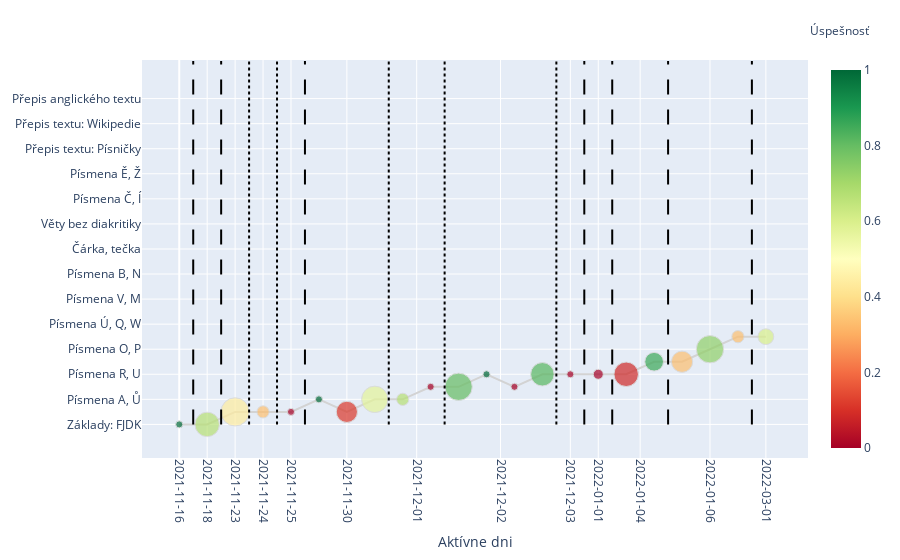

The cell this chart's notebook holds for it:
### Code cell
f= create_grouped_exercise_user_activity_plotly(valid_final_logs, 30866947, exercise_to_group_dict, exercise_groups)
f.write_html("../interaktivne_viz/riesi_vela_uloh_sady.html")

### Figure 1 — Plotly figure (JSON) as saved in the notebook; plotly's stock layout.template omitted (floating-point values rounded to 4 significant figures)
{"data": [{"hovertemplate": "Sada úloh: %{y} <br>Počet riešených úloh: %{marker.size} <br>Úspešnosť riešených úloh: %{marker.color:.2f}<extra></extra>", "legendgroup": "", "line": {"color": "lightgray", "dash": "solid"}, "marker": {"symbol": "circle"}, "mode": "lines", "name": "", "orientation": "v", "showlegend": false, "type": "scatter", "x": [0, 1, 2, 3, 4, 5, 6, 7, 8, 9, 10, 11, 12, 13, 14, 15, 16, 17, 18, 19, 20, 21], "xaxis": "x", "y": ["Základy: FJDK", "Základy: FJDK", "Písmena S, L", "Písmena S, L", "Písmena S, L", "Písmena A, Ů", "Písmena S, L", "Písmena A, Ů", "Písmena A, Ů", "Písmena G, H", "Písmena G, H", "Písmena R, U", "Písmena G, H", "Písmena R, U", "Písmena R, U", "Písmena R, U", "Písmena R, U", "Písmena E, I", "Písmena E, I", "Písmena O, P", "Písmeno T a opakování", "Písmeno T a opakování"], "yaxis": "y"}, {"hovertemplate": "Sada úloh: %{y} <br>Počet riešených úloh: %{marker.size} <br>Úspešnosť riešených úloh: %{marker.color:.2f}<extra></extra>", "legendgroup": "", "line": {"color": "lightgray"}, "marker": {"color": [1, 0.6667, 0.4375, 0.3333, 0, 1, 0.1111, 0.5714, 0.6667, 0, 0.8, 1, 0, 0.8182, 0, 0, 0.08333, 0.8571, 0.3333, 0.7333, 0.3333, 0.6], "coloraxis": "coloraxis", "size": [1, 12, 16, 3, 1, 1, 9, 14, 3, 1, 15, 1, 1, 11, 1, 2, 12, 7, 9, 15, 3, 5], "sizemode": "area", "sizeref": 0.04, "symbol": "circle"}, "mode": "markers", "name": "", "orientation": "v", "showlegend": false, "type": "scatter", "x": [0, 1, 2, 3, 4, 5, 6, 7, 8, 9, 10, 11, 12, 13, 14, 15, 16, 17, 18, 19, 20, 21], "xaxis": "x", "y": ["Základy: FJDK", "Základy: FJDK", "Písmena S, L", "Písmena S, L", "Písmena S, L", "Písmena A, Ů", "Písmena S, L", "Písmena A, Ů", "Písmena A, Ů", "Písmena G, H", "Písmena G, H", "Písmena R, U", "Písmena G, H", "Písmena R, U", "Písmena R, U", "Písmena R, U", "Písmena R, U", "Písmena E, I", "Písmena E, I", "Písmena O, P", "Písmeno T a opakování", "Písmeno T a opakování"], "yaxis": "y"}], "layout": {"annotations": [{"align": "left", "showarrow": false, "text": "Úspešnosť", "x": 1, "xanchor": "left", "xref": "paper", "y": 1.1, "yref": "paper"}], "coloraxis": {"colorscale": [[0, "rgb(165,0,38)"], [0.1, "rgb(215,48,39)"], [0.2, "rgb(244,109,67)"], [0.3, "rgb(253,174,97)"], [0.4, "rgb(254,224,139)"], [0.5, "rgb(255,255,191)"], [0.6, "rgb(217,239,139)"], [0.7, "rgb(166,217,106)"], [0.8, "rgb(102,189,99)"], [0.9, "rgb(26,152,80)"], [1, "rgb(0,104,55)"]]}, "legend": {"tracegroupgap": 0}, "margin": {"t": 60}, "shapes": [{"line": {"color": "black", "dash": "longdash"}, "type": "line", "x0": 0.5, "x1": 0.5, "xref": "x", "y0": 0, "y1": 29, "yref": "y"}, {"line": {"color": "black", "dash": "longdash"}, "type": "line", "x0": 1.5, "x1": 1.5, "xref": "x", "y0": 0, "y1": 29, "yref": "y"}, {"line": {"color": "black", "dash": "dot"}, "type": "line", "x0": 2.5, "x1": 2.5, "xref": "x", "y0": 0, "y1": 29, "yref": "y"}, {"line": {"color": "black", "dash": "dot"}, "type": "line", "x0": 3.5, "x1": 3.5, "xref": "x", "y0": 0, "y1": 29, "yref": "y"}, {"line": {"color": "black", "dash": "longdash"}, "type": "line", "x0": 4.5, "x1": 4.5, "xref": "x", "y0": 0, "y1": 29, "yref": "y"}, {"line": {"color": "black", "dash": "dot"}, "type": "line", "x0": 7.5, "x1": 7.5, "xref": "x", "y0": 0, "y1": 29, "yref": "y"}, {"line": {"color": "black", "dash": "dot"}, "type": "line", "x0": 9.5, "x1": 9.5, "xref": "x", "y0": 0, "y1": 29, "yref": "y"}, {"line": {"color": "black", "dash": "dot"}, "type": "line", "x0": 13.5, "x1": 13.5, "xref": "x", "y0": 0, "y1": 29, "yref": "y"}, {"line": {"color": "black", "dash": "longdash"}, "type": "line", "x0": 14.5, "x1": 14.5, "xref": "x", "y0": 0, "y1": 29, "yref": "y"}, {"line": {"color": "black", "dash": "longdash"}, "type": "line", "x0": 15.5, "x1": 15.5, "xref": "x", "y0": 0, "y1": 29, "yref": "y"}, {"line": {"color": "black", "dash": "longdash"}, "type": "line", "x0": 17.5, "x1": 17.5, "xref": "x", "y0": 0, "y1": 29, "yref": "y"}, {"line": {"color": "black", "dash": "longdash"}, "type": "line", "x0": 20.5, "x1": 20.5, "xref": "x", "y0": 0, "y1": 29, "yref": "y"}], "xaxis": {"anchor": "y", "domain": [0, 1], "tickangle": 90, "tickmode": "array", "ticktext": ["2021-11-16", "2021-11-18", "2021-11-23", "2021-11-24", "2021-11-25", "2021-11-30", "2021-12-01", "2021-12-02", "2021-12-03", "2022-01-01", "2022-01-04", "2022-01-06", "2022-03-01"], "tickvals": [0, 1, 2, 3, 4, 6, 8.5, 11.5, 14, 15, 16.5, 19, 21], "title": {"text": "Aktívne dni"}}, "yaxis": {"anchor": "x", "categoryarray": ["Základy: FJDK", "Písmena S, L", "Písmena A, Ů", "Písmena G, H", "Písmena R, U", "Písmena E, I", "Písmena O, P", "Písmeno T a opakování", "Písmena Ú, Q, W", "Opakování: dva řádky", "Písmena V, M", "Písmena C, X", "Písmena B, N", "Písmena Y, Z", "Čárka, tečka", "Velká písmena", "Věty bez diakritiky", "Písmena Ř, Á", "Písmena Č, Í", "Písmena Š, É", "Písmena Ě, Ž", "Písmeno Ý a opakování", "Přepis textu: Písničky", "Přepis textu: Absurdní pohádky", "Přepis textu: Wikipedie", "Přepis textu: Čapek", "Přepis anglického textu", "Zrychlující doprava"], "categoryorder": "array", "domain": [0, 1], "title": {}}}}
